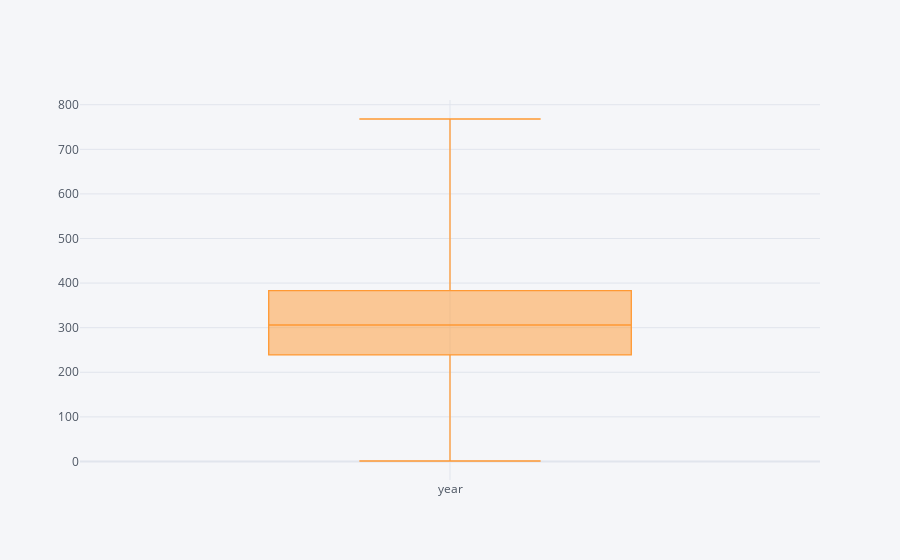

Source (notebook cell):
### Code cell
data['year'].value_counts().iplot(kind = 'box', bins = 40)

### Figure 1 — Plotly figure (JSON) as saved in the notebook; plotly's stock layout.template omitted (floating-point values rounded to 4 significant figures)
{"data": [{"boxpoints": false, "line": {"width": 1.3}, "marker": {"color": "rgba(255, 153, 51, 1.0)"}, "name": "year", "orientation": "v", "type": "box", "y": [768, 728, 649, 648, 631, 600, 498, 490, 484, 464, 458, 453, 451, 449, 443, 431, 398, 395, 391, 388, 384, 383, 382, 380, 375, 361, 347, 342, 341, 340, 338, 336, 334, 334, 333, 331, 330, 329, 328, 323, 316, 311, 306, 306, 306, 304, 303, 302, 290, 288, 288, 287, 287, 282, 278, 275, 275, 258, 257, 255, 254, 249, 247, 247, 239, 238, 235, 227, 219, 172, 131, 125, 98, 89, 70, 65, 12, 10, 5, 5, 3, 2, 2, 2, 1, 1]}], "layout": {"legend": {"bgcolor": "#F5F6F9", "font": {"color": "#4D5663"}}, "paper_bgcolor": "#F5F6F9", "plot_bgcolor": "#F5F6F9", "title": {"font": {"color": "#4D5663"}}, "xaxis": {"gridcolor": "#E1E5ED", "showgrid": true, "tickfont": {"color": "#4D5663"}, "title": {"font": {"color": "#4D5663"}, "text": ""}, "zerolinecolor": "#E1E5ED"}, "yaxis": {"gridcolor": "#E1E5ED", "showgrid": true, "tickfont": {"color": "#4D5663"}, "title": {"font": {"color": "#4D5663"}, "text": ""}, "zerolinecolor": "#E1E5ED"}}}
